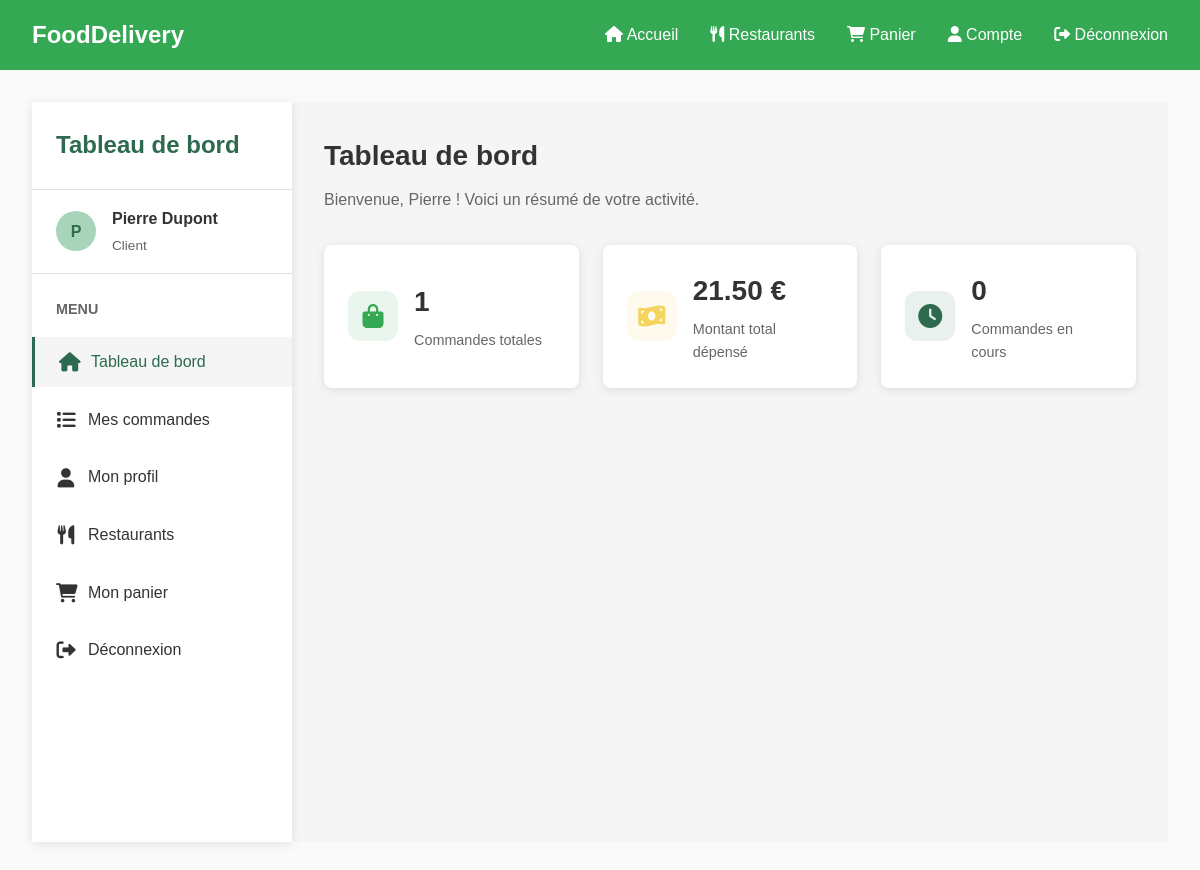
Page /pages/client/dashboard.php (signed in) on the committed database.
### tables this page shows
CREATE TABLE Client (
    id_client INT AUTO_INCREMENT PRIMARY KEY,
    nom_c VARCHAR(50) NOT NULL,
    prenom_c VARCHAR(50) NOT NULL,
    adresse_c TEXT NOT NULL,
    email VARCHAR(100) NOT NULL UNIQUE,
    mot_de_passe VARCHAR(255) NOT NULL,
    date_inscription DATETIME DEFAULT CURRENT_TIMESTAMP
);

### pages/client/dashboard.php (the view, shortened to what this page needs)
<?php
include_once '../../includes/header.php';
$clientId = $_SESSION['user_id'];
function getClientInfo($clientId) {
    try {
        $conn = getDbConnection();
        $stmt = $conn->prepare("SELECT * FROM Client WHERE id_client = :id");
        $stmt->bindParam(':id', $clientId);
        $stmt->execute();
        return $stmt->fetch(PDO::FETCH_ASSOC);
    } catch (PDOException $e) {
        return null;
    }
}
function countClientOrders($clientId) {
    try {
        $conn = getDbConnection();
        $stmt = $conn->prepare("SELECT COUNT(*) as total FROM Commande WHERE id_client = :clientId");
        $stmt->bindParam(':clientId', $clientId);
        $stmt->execute();
        $result = $stmt->fetch(PDO::FETCH_ASSOC);
        return $result['total'];
    } catch (PDOException $e) {
        return 0;
    }
}
function getTotalSpent($clientId) {
    try {
        $conn = getDbConnection();
        $stmt = $conn->prepare("SELECT SUM(p.montant) as total
                               FROM Paiement p
                               JOIN Commande c ON p.id_commande = c.id_commande
                               WHERE c.id_client = :clientId");
        $stmt->bindParam(':clientId', $clientId);
        $stmt->execute();
        $result = $stmt->fetch(PDO::FETCH_ASSOC);
        return $result['total'] ? $result['total'] : 0;
    } catch (PDOException $e) {
        return 0;
    }
}
function countPendingOrders($clientId) {
    try {
        $conn = getDbConnection();
        $stmt = $conn->prepare("SELECT COUNT(*) as total
                               FROM Commande
                               WHERE id_client = :clientId
                               AND statut IN ('en attente', 'confirmé', 'en préparation', 'en livraison')");
        $stmt->bindParam(':clientId', $clientId);
        $stmt->execute();
        $result = $stmt->fetch(PDO::FETCH_ASSOC);
        return $result['total'];
    } catch (PDOException $e) {
        return 0;
    }
}
$client = getClientInfo($clientId);
$totalOrders = countClientOrders($clientId);
$totalSpent = getTotalSpent($clientId);
$pendingOrders = countPendingOrders($clientId);
?>
<div class="dashboard-container">
    <div class="dashboard-sidebar">
        <div class="sidebar-header">
            <h2>Tableau de bord</h2>
        </div>
        <div class="sidebar-user">
            <div class="user-avatar">
                <?php echo strtoupper(substr($client['prenom_c'], 0, 1)); ?>
            </div>
            <div class="user-info">
                <div class="user-name"><?php echo htmlspecialchars($client['prenom_c'] . ' ' . $client['nom_c']); ?></div>
                <div class="user-role">Client</div>
            </div>
        </div>
        <div class="sidebar-menu">
            <h3>Menu</h3>
            <ul class="menu-items">
                <li>
                    <a href="#dashboard" class="active">
                        <i class="fas fa-home"></i>
                        <span>Tableau de bord</span>
                    </a>
                </li>
                <li>
                    <a href="#orders">
                        <i class="fas fa-list"></i>
                        <span>Mes commandes</span>
                    </a>
                </li>
                <li>
                    <a href="#profile">
                        <i class="fas fa-user"></i>
                        <span>Mon profil</span>
                    </a>
                </li>
                <li>
                    <a href="/pages/client/restaurants.php">
                        <i class="fas fa-utensils"></i>
                        <span>Restaurants</span>
                    </a>
                </li>
                <li>
                    <a href="/pages/client/panier.php">
                        <i class="fas fa-shopping-cart"></i>
                        <span>Mon panier</span>
                    </a>
                </li>
                <li>
                    <a href="/pages/auth/logout.php">
                        <i class="fas fa-sign-out-alt"></i>
                        <span>Déconnexion</span>
                    </a>
                </li>
            </ul>
        </div>
    </div>
    <div class="dashboard-content">
        <section id="dashboard">
            <div class="content-header">
                <h1>Tableau de bord</h1>
                <p>Bienvenue, <?php echo htmlspecialchars($client['prenom_c']); ?> ! Voici un résumé de votre activité.</p>
            </div>
            <div class="info-cards">
                <div class="info-card">
                    <div class="info-card-icon primary">
                        <i class="fas fa-shopping-bag"></i>
                    </div>
                    <div class="info-card-content">
                        <div class="info-card-value"><?php echo $totalOrders; ?></div>
                        <div class="info-card-label">Commandes totales</div>
                    </div>
                </div>
                <div class="info-card">
                    <div class="info-card-icon secondary">
                        <i class="fas fa-money-bill-wave"></i>
                    </div>
                    <div class="info-card-content">
                        <div class="info-card-value"><?php echo number_format($totalSpent, 2); ?> €</div>
                        <div class="info-card-label">Montant total dépensé</div>
                    </div>
                </div>
                <div class="info-card">
                    <div class="info-card-icon accent">
                        <i class="fas fa-clock"></i>
                    </div>
                    <div class="info-card-content">
                        <div class="info-card-value"><?php echo $pendingOrders; ?></div>
                        <div class="info-card-label">Commandes en cours</div>
                    </div>
                </div>
            </div>
        </section>
    </div>
</div>
</body>
</html>

### assets/css/style.css (style rules this page uses)
:root { --vert-frais: #34A853; --vert-doux: #A8D5BA; --jaune-pastel: #F4D35E; --blanc-pur: #FAFAFA; --vert-fonce: #2D6A4F; }
* { margin: 0; padding: 0; box-sizing: border-box; font-family: 'Arial', sans-serif; }
body { background-color: var(--blanc-pur); color: #333; line-height: 1.6; }
a { text-decoration: none; color: inherit; }
ul { list-style: none; }

### assets/css/dashboard.css (style rules this page uses)
:root { --vert-frais: #34A853; --vert-doux: #A8D5BA; --jaune-pastel: #F4D35E; --blanc-pur: #FAFAFA; --vert-fonce: #2D6A4F; --gris-clair: #f5f5f5; --gris-moyen: #e0e0e0; --text-dark: #333333; --text-light: #666666; --shadow: 0 2px 10px rgba(0, 0, 0, 0.1); }
.dashboard-container { display: flex; min-height: calc(100vh - 60px); }
.dashboard-sidebar { width: 260px; background-color: white; box-shadow: var(--shadow); position: fixed; height: calc(100vh - 60px); overflow-y: auto; z-index: 10; }
.sidebar-header { padding: 1.5rem; border-bottom: 1px solid var(--gris-moyen); }
.sidebar-header h2 { margin: 0; color: var(--vert-fonce); font-size: 1.5rem; }
.sidebar-user { padding: 1rem 1.5rem; display: flex; align-items: center; border-bottom: 1px solid var(--gris-moyen); }
.user-avatar { width: 40px; height: 40px; border-radius: 50%; background-color: var(--vert-doux); display: flex; align-items: center; justify-content: center; margin-right: 1rem; font-weight: bold; color: var(--vert-fonce); }
.user-info { flex: 1; }
.user-name { font-weight: bold; margin-bottom: 0.25rem; }
.user-role { font-size: 0.85rem; color: var(--text-light); }
.sidebar-menu { padding: 1.5rem 0; }
.sidebar-menu h3 { padding: 0 1.5rem; margin: 0 0 1rem 0; font-size: 0.9rem; text-transform: uppercase; color: var(--text-light); }
.menu-items { list-style: none; padding: 0; margin: 0; }
.menu-items li { margin-bottom: 0.5rem; }
.menu-items a { display: flex; align-items: center; padding: 0.75rem 1.5rem; text-decoration: none; color: var(--text-dark); transition: all 0.2s ease; }
.menu-items a:hover, .menu-items a.active { background-color: var(--gris-clair); color: var(--vert-fonce); border-left: 3px solid var(--vert-fonce); }
.menu-items a i { margin-right: 0.75rem; font-size: 1.2rem; width: 20px; text-align: center; }
.dashboard-content { flex: 1; padding: 2rem; margin-left: 260px; background-color: var(--gris-clair); }
.content-header { margin-bottom: 2rem; }
.content-header h1 { margin: 0 0 0.5rem 0; color: var(--text-dark); font-size: 1.75rem; }
.content-header p { margin: 0; color: var(--text-light); }
.info-cards { display: grid; grid-template-columns: repeat(auto-fill, minmax(250px, 1fr)); gap: 1.5rem; margin-bottom: 2rem; }
.info-card { background-color: white; border-radius: 8px; box-shadow: var(--shadow); padding: 1.5rem; display: flex; align-items: center; }
.info-card-icon { width: 50px; height: 50px; border-radius: 12px; display: flex; align-items: center; justify-content: center; margin-right: 1rem; font-size: 1.5rem; }
.info-card-icon.primary { background-color: rgba(52, 168, 83, 0.1); color: var(--vert-frais); }
.info-card-icon.secondary { background-color: rgba(244, 211, 94, 0.1); color: var(--jaune-pastel); }
.info-card-icon.accent { background-color: rgba(45, 106, 79, 0.1); color: var(--vert-fonce); }
.info-card-content { flex: 1; }
.info-card-value { font-size: 1.75rem; font-weight: bold; margin-bottom: 0.25rem; }
.info-card-label { font-size: 0.9rem; color: var(--text-light); }

### rows in the picture
client: prenom_c "P", prenom_c+nom_c "Pierre Dupont", prenom_c "Pierre"

### other values in the picture
$totalOrders "1"
$totalSpent "21.50"
$pendingOrders "0"
